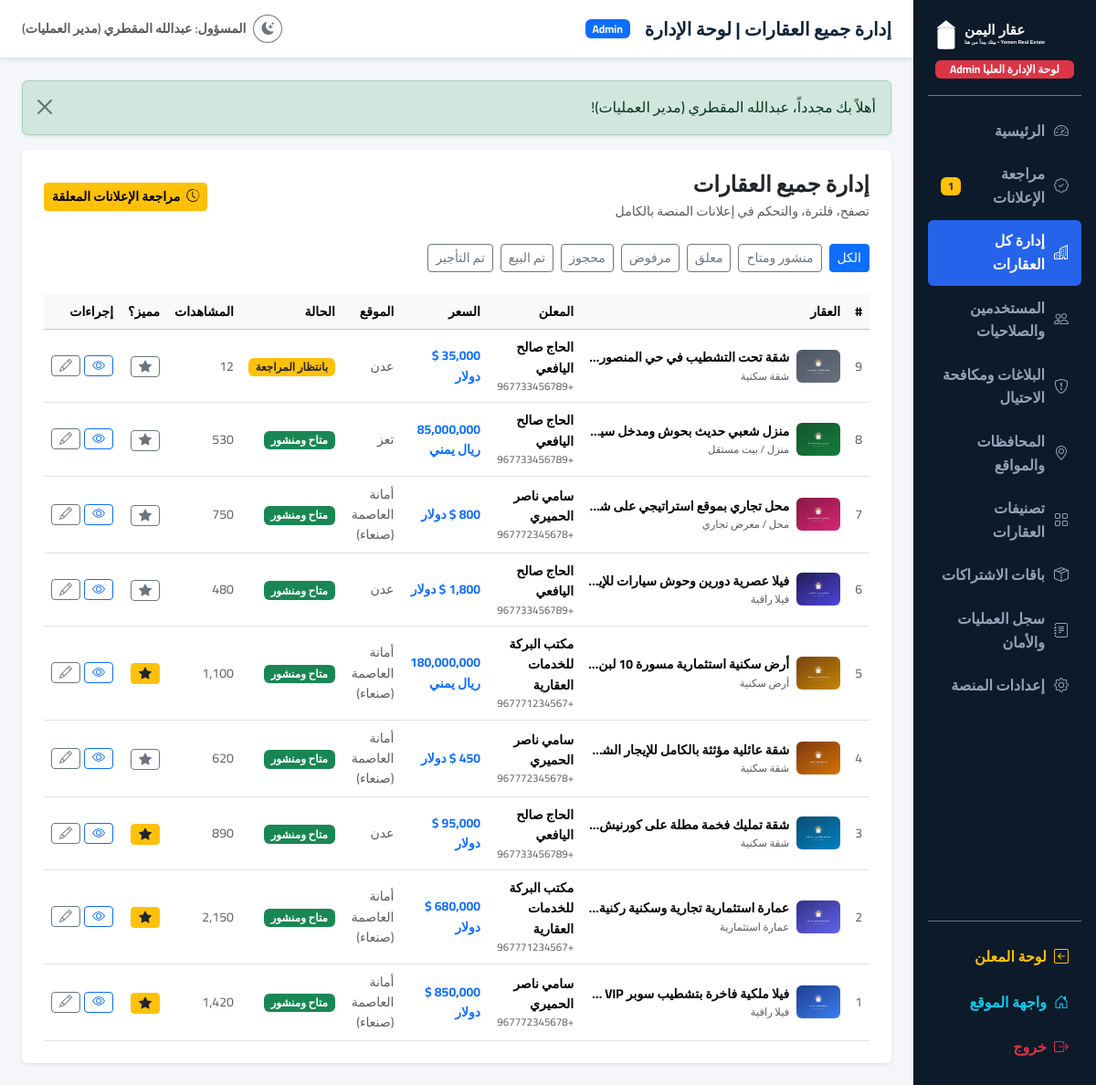
Page /admin/properties (signed in) on the committed database.
### tables this page shows
CREATE TABLE `properties` (
    `id` INT UNSIGNED AUTO_INCREMENT PRIMARY KEY,
    `user_id` INT UNSIGNED NOT NULL,
    `office_id` INT UNSIGNED NULL,
    `title` VARCHAR(255) NOT NULL,
    `slug` VARCHAR(255) NOT NULL UNIQUE,
    `description` MEDIUMTEXT NOT NULL,
    `purpose` ENUM('sale', 'rent') NOT NULL DEFAULT 'sale',
    `category_id` INT UNSIGNED NOT NULL,
    `governorate_id` INT UNSIGNED NOT NULL,
    `district_id` INT UNSIGNED NOT NULL,
    `area_id` INT UNSIGNED NULL,
    `address_details` VARCHAR(255) NULL,
    `price` DECIMAL(14, 2) NOT NULL,
    `currency` ENUM('YER', 'USD', 'SAR') NOT NULL DEFAULT 'YER',
    `price_type` ENUM('total', 'per_month', 'per_year', 'per_labna', 'per_meter') NOT NULL DEFAULT 'total',
    `is_negotiable` TINYINT(1) NOT NULL DEFAULT 1,
    `area_size` DECIMAL(10, 2) NOT NULL,
    `area_unit` ENUM('sqm', 'labna', 'qasaba') NOT NULL DEFAULT 'sqm',
    `bedrooms` SMALLINT UNSIGNED NULL DEFAULT 0,
    `bathrooms` SMALLINT UNSIGNED NULL DEFAULT 0,
    `living_rooms` SMALLINT UNSIGNED NULL DEFAULT 0,
    `floors` SMALLINT UNSIGNED NULL DEFAULT 1,
    `floor_number` SMALLINT NULL DEFAULT 0,
    `building_year` SMALLINT UNSIGNED NULL,
    `direction` VARCHAR(50) NULL,
    `latitude` DECIMAL(10, 8) NULL,
    `longitude` DECIMAL(11, 8) NULL,
    `status` ENUM('pending', 'approved', 'rejected', 'revision_required', 'reserved', 'sold', 'rented', 'suspended', 'archived') NOT NULL DEFAULT 'pending',
    `rejection_reason` TEXT NULL,
    `is_featured` TINYINT(1) NOT NULL DEFAULT 0,
    `views_count` INT UNSIGNED NOT NULL DEFAULT 0,
    `inquiries_count` INT UNSIGNED NOT NULL DEFAULT 0,
    `last_confirmed_at` TIMESTAMP NULL,
    `published_at` TIMESTAMP NULL,
    `created_at` TIMESTAMP DEFAULT CURRENT_TIMESTAMP,
    `updated_at` TIMESTAMP DEFAULT CURRENT_TIMESTAMP ON UPDATE CURRENT_TIMESTAMP,
    FOREIGN KEY (`user_id`) REFERENCES `users`(`id`) ON DELETE CASCADE,
    FOREIGN KEY (`office_id`) REFERENCES `offices`(`id`) ON DELETE SET NULL,
    FOREIGN KEY (`category_id`) REFERENCES `property_categories`(`id`),
    FOREIGN KEY (`governorate_id`) REFERENCES `governorates`(`id`),
    FOREIGN KEY (`district_id`) REFERENCES `districts`(`id`),
    FOREIGN KEY (`area_id`) REFERENCES `areas`(`id`) ON DELETE SET NULL,
    INDEX `idx_prop_search` (`purpose`, `governorate_id`, `district_id`, `category_id`, `status`),
    INDEX `idx_prop_price` (`price`, `currency`),
    INDEX `idx_prop_status` (`status`)
);

CREATE TABLE `property_categories` (
    `id` INT UNSIGNED AUTO_INCREMENT PRIMARY KEY,
    `name_ar` VARCHAR(100) NOT NULL,
    `name_en` VARCHAR(100) NULL,
    `slug` VARCHAR(100) NOT NULL UNIQUE,
    `type_group` ENUM('residential', 'commercial', 'land') NOT NULL DEFAULT 'residential',
    `icon` VARCHAR(50) NULL DEFAULT 'home',
    `is_active` TINYINT(1) NOT NULL DEFAULT 1,
    `sort_order` INT NOT NULL DEFAULT 0,
    `created_at` TIMESTAMP DEFAULT CURRENT_TIMESTAMP
);

CREATE TABLE `users` (
    `id` INT UNSIGNED AUTO_INCREMENT PRIMARY KEY,
    `full_name` VARCHAR(150) NOT NULL,
    `email` VARCHAR(150) NOT NULL UNIQUE,
    `phone` VARCHAR(30) NOT NULL,
    `password_hash` VARCHAR(255) NOT NULL,
    `role` ENUM('super_admin', 'admin', 'office', 'broker', 'owner', 'customer') NOT NULL DEFAULT 'customer',
    `is_verified` TINYINT(1) NOT NULL DEFAULT 0,
    `is_active` TINYINT(1) NOT NULL DEFAULT 1,
    `avatar` VARCHAR(255) NULL,
    `bio` TEXT NULL,
    `whatsapp` VARCHAR(30) NULL,
    `license_number` VARCHAR(100) NULL,
    `office_id` INT UNSIGNED NULL,
    `remember_token` VARCHAR(100) NULL,
    `created_at` TIMESTAMP DEFAULT CURRENT_TIMESTAMP,
    `updated_at` TIMESTAMP DEFAULT CURRENT_TIMESTAMP ON UPDATE CURRENT_TIMESTAMP,
    INDEX `idx_users_role` (`role`),
    INDEX `idx_users_phone` (`phone`)
);

CREATE TABLE `governorates` (
    `id` INT UNSIGNED AUTO_INCREMENT PRIMARY KEY,
    `name_ar` VARCHAR(100) NOT NULL,
    `name_en` VARCHAR(100) NULL,
    `slug` VARCHAR(100) NOT NULL UNIQUE,
    `image` VARCHAR(255) NULL,
    `is_active` TINYINT(1) NOT NULL DEFAULT 1,
    `sort_order` INT NOT NULL DEFAULT 0,
    `created_at` TIMESTAMP DEFAULT CURRENT_TIMESTAMP
);

### app/Controllers/AdminController.php (called while the page is built, shortened)
<?php
class AdminController
{
    public function properties(): void
    {
        $status = $_GET['status'] ?? '';
        $where = "1=1";
        $binds = [];
        $sql = "SELECT p.*, c.name_ar AS category_name, g.name_ar AS governorate_name, d.name_ar AS district_name,
                       u.full_name AS user_name, u.phone AS user_phone, u.role AS user_role,
                       (SELECT image_path FROM property_images pi WHERE pi.property_id = p.id ORDER BY pi.is_primary DESC LIMIT 1) AS primary_image
                FROM properties p
                JOIN property_categories c ON p.category_id = c.id
                JOIN governorates g ON p.governorate_id = g.id
                JOIN districts d ON p.district_id = d.id
                JOIN users u ON p.user_id = u.id
                WHERE {$where}
                ORDER BY p.id DESC";
        $stmt = Property::db()->prepare($sql);
        $stmt->execute($binds);
        $properties = $stmt->fetchAll();
        View::render('admin.properties.index', [
            'title' => 'إدارة جميع العقارات | لوحة الإدارة',
            'properties' => $properties,
            'selectedStatus' => $status
        ], 'admin');
    }
}

### public/index.php (called while the page is built, shortened)
<?php
spl_autoload_register(function ($class) {
    $prefix = 'App\\';
    $base_dir = dirname(__DIR__) . '/app/';
    $len = strlen($prefix);
    $relative_class = substr($class, $len);
    $file = $base_dir . str_replace('\\', '/', $relative_class) . '.php';
});
require_once dirname(__DIR__) . '/routes/web.php';
$uri = $_SERVER['REQUEST_URI'] ?? '/';
$method = $_SERVER['REQUEST_METHOD'] ?? 'GET';
Router::dispatch($uri, $method);

### app/Config/App.php (called while the page is built, shortened)
<?php
class App
{
    private static array $env = [];
    public static function env(string $key, mixed $default = null): mixed
    {
        return self::$env[$key] ?? $_ENV[$key] ?? getenv($key) ?: $default;
    }
    public static function baseUrl(string $path = ''): string
    {
        $protocol = (!empty($_SERVER['HTTPS']) && $_SERVER['HTTPS'] !== 'off') ? 'https://' : 'http://';
        $host = $_SERVER['HTTP_HOST'] ?? 'localhost';
        $scriptName = $_SERVER['SCRIPT_NAME'] ?? '';
        $baseFolder = rtrim(str_replace('\\', '/', dirname($scriptName)), '/');
        $base = $protocol . $host . $baseFolder;
        $path = ltrim($path, '/');
        return $path === '' ? $base : $base . '/' . $path;
    }
    public static function upload(string $path): string
    {
        return self::baseUrl('uploads/' . ltrim($path, '/'));
    }
}

### app/Config/Database.php (called while the page is built, shortened)
<?php
class Database
{
    private static ?PDO $instance = null;
    public static function connect(): PDO
    {
        if (self::$instance === null) {
            $host = App::env('DB_HOST', '127.0.0.1');
            $port = App::env('DB_PORT', '3306');
            $dbname = App::env('DB_NAME', 'yemen_real_estate');
            $user = App::env('DB_USER', 'root');
            $pass = App::env('DB_PASS', '');
            $dsn = "mysql:host={$host};port={$port};dbname={$dbname};charset=utf8mb4";
            $options = [
                PDO::ATTR_ERRMODE => PDO::ERRMODE_EXCEPTION,
                PDO::ATTR_DEFAULT_FETCH_MODE => PDO::FETCH_ASSOC,
                PDO::ATTR_EMULATE_PREPARES => false,
                PDO::MYSQL_ATTR_INIT_COMMAND => "SET NAMES utf8mb4 COLLATE utf8mb4_unicode_ci"
            ];
            try {
                self::$instance = new PDO($dsn, $user, $pass, $options);
            } catch (PDOException $e) {
                error_log("Database Connection Error: " . $e->getMessage());
                if (App::env('APP_DEBUG', 'false') === 'true') {
                    die("خطأ في الاتصال بقاعدة البيانات: " . htmlspecialchars($e->getMessage()));
                } else {
                    die("نعتذر، حدث خطأ أثناء الاتصال بقاعدة البيانات. يرجى المحاولة لاحقاً.");
                }
            }
        }
        return self::$instance;
    }
}

### app/Models/Model.php (called while the page is built, shortened)
<?php
abstract class Model
{
    public static function db(): PDO
    {
        return Database::connect();
    }
}

### resources/views/admin/properties/index.php (the view, shortened to what this page needs)
<div class="card border-0 shadow-sm p-4">
    <div class="d-flex flex-wrap justify-content-between align-items-center gap-2 mb-4">
        <div>
            <h4 class="fw-bold mb-1">إدارة جميع العقارات</h4>
            <div class="text-muted small">تصفح، فلترة، والتحكم في إعلانات المنصة بالكامل</div>
        </div>
        <div class="d-flex gap-2">
            <a href="<?= App::baseUrl('admin/properties/pending') ?>" class="btn btn-warning fw-bold btn-sm">
                <i class="bi bi-clock-history me-1"></i> مراجعة الإعلانات المعلقة
            </a>
        </div>
    </div>
    <div class="mb-4 d-flex gap-2 flex-wrap">
        <a href="<?= App::baseUrl('admin/properties') ?>" class="btn btn-sm <?= empty($selectedStatus) ? 'btn-primary' : 'btn-outline-secondary' ?>">الكل</a>
        <a href="<?= App::baseUrl('admin/properties?status=approved') ?>" class="btn btn-sm <?= $selectedStatus === 'approved' ? 'btn-primary' : 'btn-outline-secondary' ?>">منشور ومتاح</a>
        <a href="<?= App::baseUrl('admin/properties?status=pending') ?>" class="btn btn-sm <?= $selectedStatus === 'pending' ? 'btn-primary' : 'btn-outline-secondary' ?>">معلق</a>
        <a href="<?= App::baseUrl('admin/properties?status=rejected') ?>" class="btn btn-sm <?= $selectedStatus === 'rejected' ? 'btn-primary' : 'btn-outline-secondary' ?>">مرفوض</a>
        <a href="<?= App::baseUrl('admin/properties?status=reserved') ?>" class="btn btn-sm <?= $selectedStatus === 'reserved' ? 'btn-primary' : 'btn-outline-secondary' ?>">محجوز</a>
        <a href="<?= App::baseUrl('admin/properties?status=sold') ?>" class="btn btn-sm <?= $selectedStatus === 'sold' ? 'btn-primary' : 'btn-outline-secondary' ?>">تم البيع</a>
        <a href="<?= App::baseUrl('admin/properties?status=rented') ?>" class="btn btn-sm <?= $selectedStatus === 'rented' ? 'btn-primary' : 'btn-outline-secondary' ?>">تم التأجير</a>
    </div>
    <?php if (!empty($properties)): ?>
        <div class="table-responsive">
            <table class="table table-hover align-middle mb-0">
                <thead class="table-light small">
                    <tr>
                        <th>#</th>
                        <th>العقار</th>
                        <th>المعلن</th>
                        <th>السعر</th>
                        <th>الموقع</th>
                        <th>الحالة</th>
                        <th>المشاهدات</th>
                        <th>مميز؟</th>
                        <th>إجراءات</th>
                    </tr>
                </thead>
                <tbody>
                    <?php foreach ($properties as $p): ?>
                        <?php $st = View::formatStatus($p['status']); ?>
                        <tr>
                            <td class="small text-muted"><?= $p['id'] ?></td>
                            <td>
                                <div class="d-flex align-items-center gap-2">
                                    <?php $imgSrc = !empty($p['primary_image']) ? App::upload('properties/' . $p['primary_image']) : App::asset('images/placeholder.svg'); ?>
                                    <img src="<?= $imgSrc ?>" class="rounded" style="width: 48px; height: 36px; object-fit: cover;" alt="">
                                    <div class="text-truncate" style="max-width: 220px;">
                                        <div class="fw-bold small text-navy text-truncate"><?= htmlspecialchars($p['title']) ?></div>
                                        <div class="text-muted small" style="font-size: 0.72rem;"><?= htmlspecialchars($p['category_name']) ?></div>
                                    </div>
                                </div>
                            </td>
                            <td>
                                <div class="small fw-semibold"><?= htmlspecialchars($p['user_name']) ?></div>
                                <div class="text-muted" style="font-size: 0.72rem;"><?= htmlspecialchars($p['user_phone']) ?></div>
                            </td>
                            <td class="small fw-bold text-primary">
                                <?= View::formatPrice($p['price'], $p['currency']) ?>
                            </td>
                            <td class="small text-muted">
                                <?= htmlspecialchars($p['governorate_name']) ?>
                            </td>
                            <td>
                                <span class="badge <?= $st['class'] ?> small"><?= $st['label'] ?></span>
                            </td>
                            <td class="small text-muted"><?= number_format($p['views_count']) ?></td>
                            <td>
                                <form action="<?= App::baseUrl('admin/properties/featured/' . $p['id']) ?>" method="POST">
                                    <button type="submit" class="btn btn-sm <?= $p['is_featured'] ? 'btn-warning text-dark' : 'btn-outline-secondary' ?> py-0 px-2" title="تبديل التمييز">
                                        <i class="bi bi-star-fill"></i>
                                    </button>
                                </form>
                            </td>
                            <td>
                                <div class="d-flex gap-1">
                                    <a href="<?= App::baseUrl('property/' . $p['id']) ?>" class="btn btn-sm btn-outline-primary py-0 px-2" target="_blank" title="عرض">
                                        <i class="bi bi-eye"></i>
                                    </a>
                                    <a href="<?= App::baseUrl('dashboard/properties/edit/' . $p['id']) ?>" class="btn btn-sm btn-outline-secondary py-0 px-2" title="تعديل">
                                        <i class="bi bi-pencil"></i>
                                    </a>
                                </div>
                            </td>
                        </tr>
                    <?php endforeach; ?>
                </tbody>
            </table>
        </div>
    <?php else: ?>
        <div class="text-center py-5 text-muted">لا توجد عقارات مطابقة.</div>
    <?php endif; ?>
</div>

### routes/web.php (shortened to what this page needs)
<?php
class Router
{
    private static array $routes = [];
    public static function get(string $path, array $handler, array $middlewares = []): void
    {
        self::$routes['GET'][$path] = ['handler' => $handler, 'middlewares' => $middlewares];
    }
    public static function post(string $path, array $handler, array $middlewares = []): void
    {
        if (!in_array(CsrfMiddleware::class, $middlewares, true)) {
            array_unshift($middlewares, CsrfMiddleware::class);
        }
        self::$routes['POST'][$path] = ['handler' => $handler, 'middlewares' => $middlewares];
    }
    public static function dispatch(string $uri, string $method): void
    {
        $path = parse_url($uri, PHP_URL_PATH);
        $path = '/' . trim($path, '/');
        $routesForMethod = self::$routes[$method] ?? [];
        foreach ($routesForMethod as $routePattern => $routeInfo) {
            $regex = preg_replace('/\{([a-zA-Z0-9_]+)\}/', '(?P<$1>[^/]+)', $routePattern);
            $regex = '#^' . $regex . '$#u';
            if (preg_match($regex, $path, $matches)) {
                $params = array_filter($matches, 'is_string', ARRAY_FILTER_USE_KEY);
                [$controllerClass, $action] = $routeInfo['handler'];
                $controller = new $controllerClass();
                call_user_func_array([$controller, $action], $params);
                return;
            }
        }
    }
}

### rows in the picture
properties: id "9", shows a picture, category.name_ar "شقة سكنية", user.full_name "الحاج صالح اليافعي", user.phone "+967733456789", View::formatPrice($p['price'], $p['currency']) "35,000 $ دولار", governorate.name_ar "عدن", status "بانتظار المراجعة", views_count "12"
properties: id "8", shows a picture, category.name_ar "منزل / بيت مستقل", user.full_name "الحاج صالح اليافعي", user.phone "+967733456789", View::formatPrice($p['price'], $p['currency']) "85,000,000 ريال يمني", governorate.name_ar "تعز", status "متاح ومنشور", views_count "530"
properties: id "7", shows a picture, category.name_ar "محل / معرض تجاري", user.full_name "سامي ناصر الحميري", user.phone "+967772345678", View::formatPrice($p['price'], $p['currency']) "800 $ دولار", governorate.name_ar "أمانة العاصمة (صنعاء)", status "متاح ومنشور", views_count "750"
properties: id "6", shows a picture, category.name_ar "فيلا راقية", user.full_name "الحاج صالح اليافعي", user.phone "+967733456789", View::formatPrice($p['price'], $p['currency']) "1,800 $ دولار", governorate.name_ar "عدن", status "متاح ومنشور", views_count "480"
properties: id "5", shows a picture, category.name_ar "أرض سكنية", user.full_name "مكتب البركة للخدمات العقارية", user.phone "+967771234567", View::formatPrice($p['price'], $p['currency']) "180,000,000 ريال يمني", governorate.name_ar "أمانة العاصمة (صنعاء)", status "متاح ومنشور", views_count "1,100"
properties: id "4", shows a picture, category.name_ar "شقة سكنية", user.full_name "سامي ناصر الحميري", user.phone "+967772345678", View::formatPrice($p['price'], $p['currency']) "450 $ دولار", governorate.name_ar "أمانة العاصمة (صنعاء)", status "متاح ومنشور", views_count "620"
properties: id "3", shows a picture, category.name_ar "شقة سكنية", user.full_name "الحاج صالح اليافعي", user.phone "+967733456789", View::formatPrice($p['price'], $p['currency']) "95,000 $ دولار", governorate.name_ar "عدن", status "متاح ومنشور", views_count "890"
properties: id "2", shows a picture, category.name_ar "عمارة استثمارية", user.full_name "مكتب البركة للخدمات العقارية", user.phone "+967771234567", View::formatPrice($p['price'], $p['currency']) "680,000 $ دولار", governorate.name_ar "أمانة العاصمة (صنعاء)", status "متاح ومنشور", views_count "2,150"
properties: id "1", shows a picture, category.name_ar "فيلا راقية", user.full_name "سامي ناصر الحميري", user.phone "+967772345678", View::formatPrice($p['price'], $p['currency']) "850,000 $ دولار", governorate.name_ar "أمانة العاصمة (صنعاء)", status "متاح ومنشور", views_count "1,420"

### other values in the picture
$pendingCount "1"
Session::getFlash($msgType) "أهلاً بك مجدداً، عبدالله المقطري (مدير العمليات)!"
